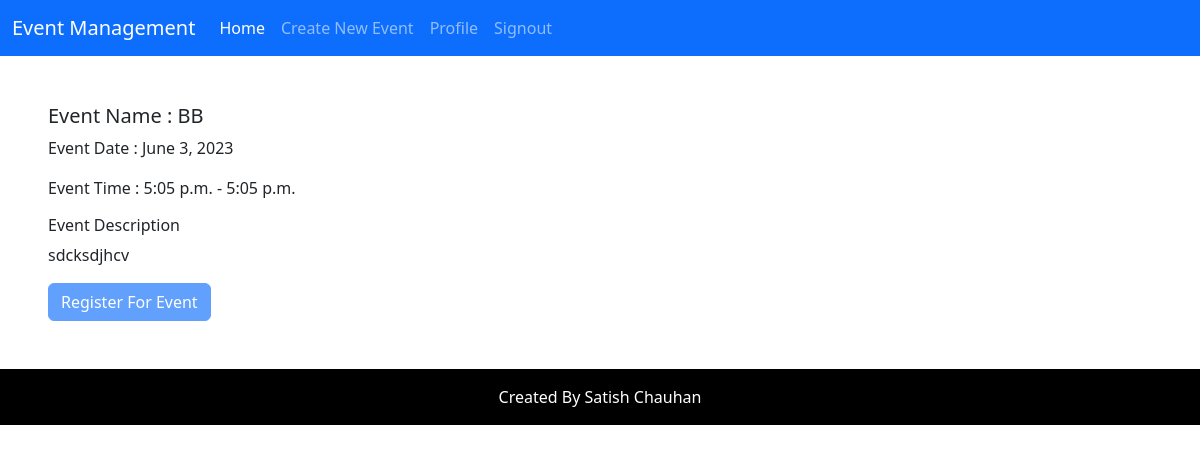
/event/2 (signed in), run on the app's committed database.
### event_management_app/models.py (models this page shows, shortened)
class Events(models.Model):
    id = models.AutoField(primary_key=True)
    name = models.CharField(max_length=256)
    date = models.DateField(max_length=256)
    start_time = models.TimeField(max_length=256)
    end_time = models.TimeField(max_length=256)
    description = models.TextField()

### event_management_app/views.py (the view)
# urls.py: path('event/<int:id>', views.get_event_details, name="event_detail"), # get complete details of he event
@login_required(login_url="/signin")
def get_event_details(request, id):
    data = Events.objects.filter(id=id) # try yo filter the Events by id
    if len(data) != 1: # will check wheather the record exists or not
        return render(request, 'error.html',context={'error':"Event Doesn't exists"}) # return ths error page if the event doesn't exists
    data = data[0]
    is_event_active = True
    if data.date < datetime.date.today(): # check wheater the the events occured in past or not
        is_event_active = False
    elif data.date == datetime.date.today(): # check wheater the the events occured in past or not
        current = datetime.datetime.now()
        current_time = current.time()
        if data.end_time < current_time: # if the event occured today the it check that is event going on or not
            is_event_active = False
    return render(request, "event_details.html", context={'data':data, 'is_event_active':is_event_active})

### event_management_app/templates/event_details.html (shortened to what this page needs)
{% extends 'layout.html' %}
{% block body %}
    <div class="m-5">
        <h5>Event Name : {{data.name}}</h5>
        <p>Event Date : {{data.date}}</p>
        <p>Event Time : {{data.start_time}} - {{data.end_time}}</p>
        <h6>Event Description</h6>
        <p>
            {{data.description}}
        </p>
        {% if is_event_active %}
            <a class="btn btn-primary" type="submit" href="{% url 'event_register' event_id=data.id %}">Register For Event</a>
        {% else %}
            <button class="btn btn-primary" type="submit" disabled>Register For Event</button>
        {% endif %}
    </div>
{% endblock %}

### data on the page
Events: name "BB", date "June 3, 2023", start_time "5:05 p.m.", end_time "5:05 p.m.", description "sdcksdjhcv"
